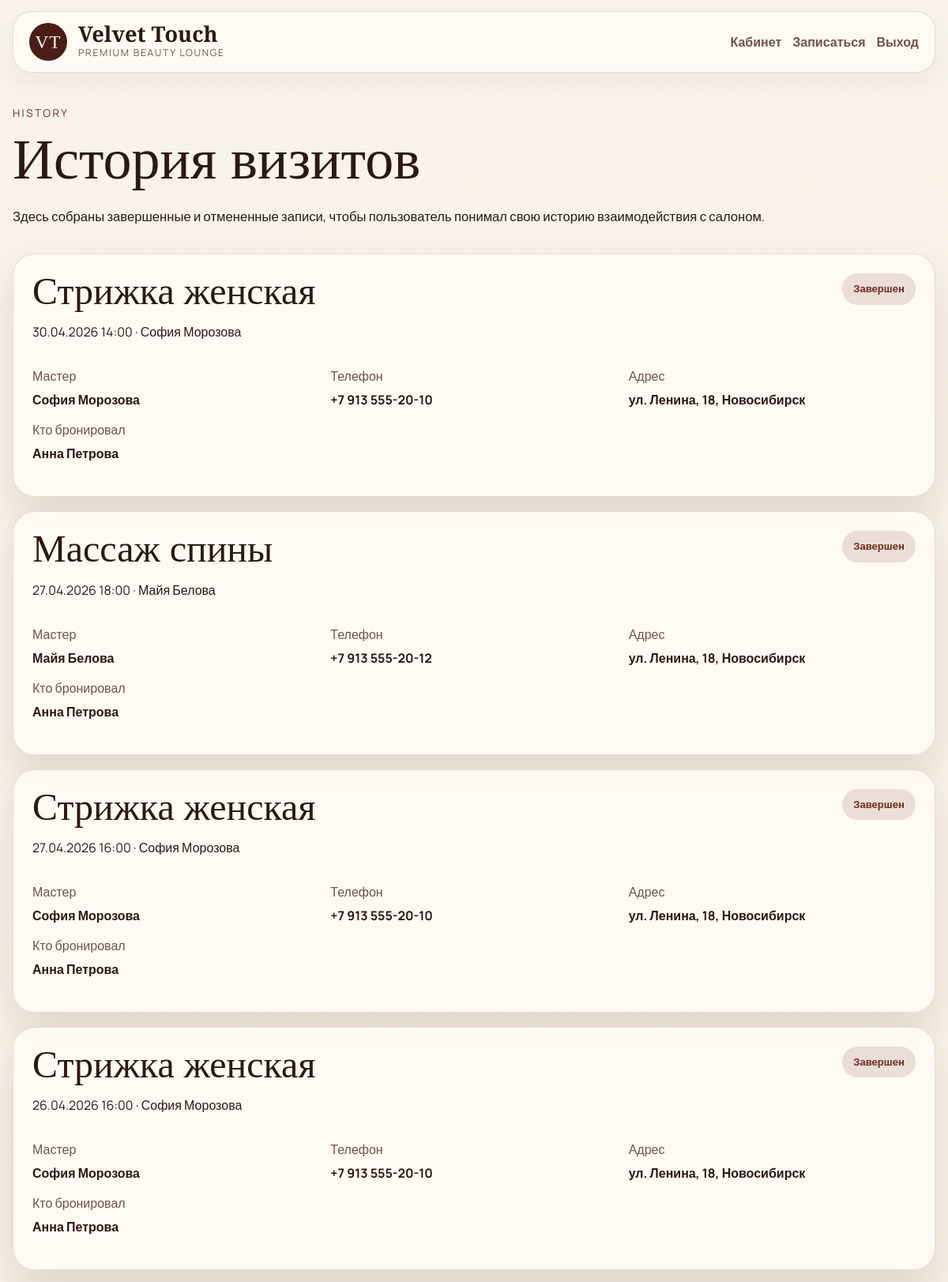
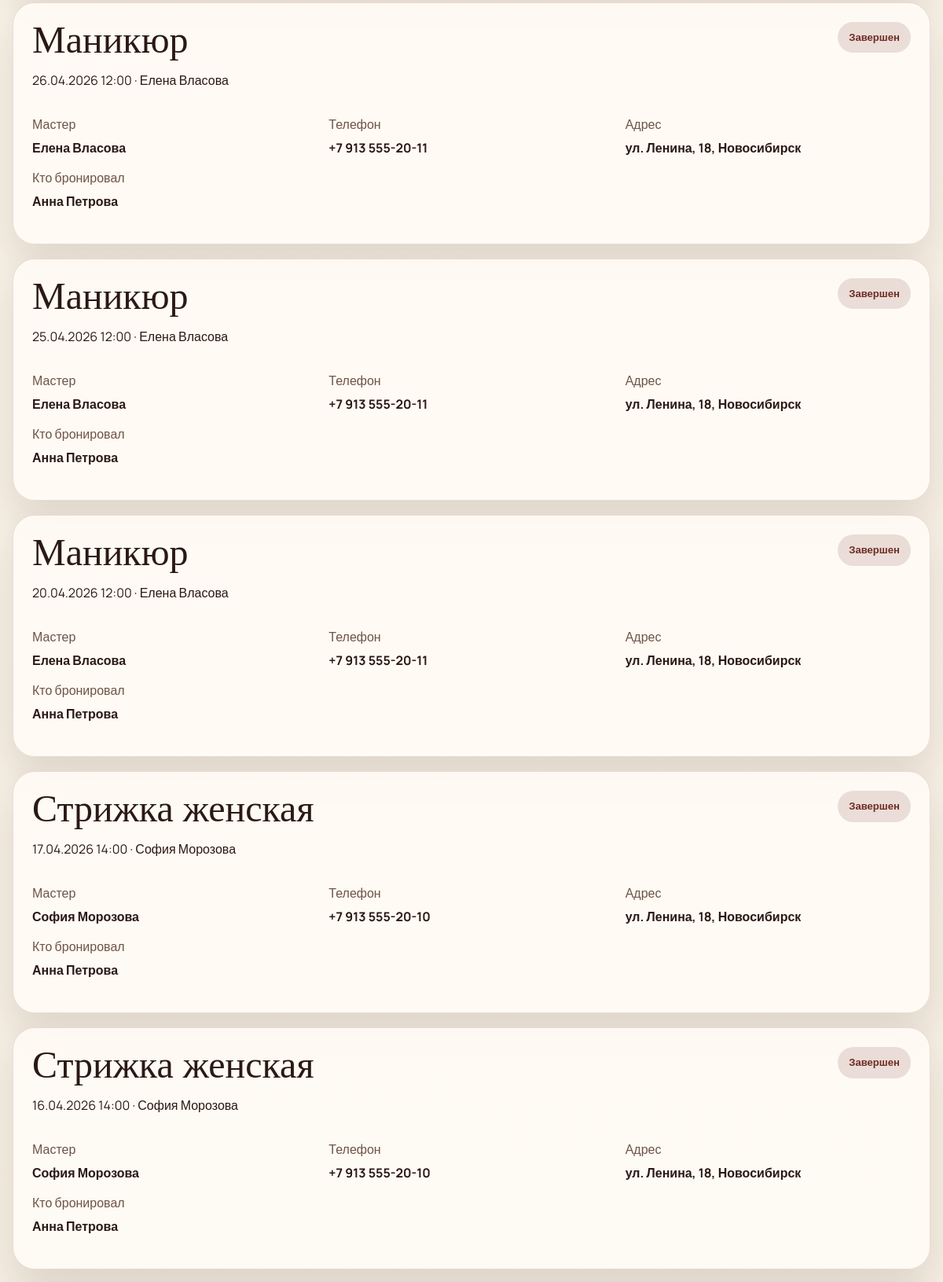
Screenshot of /history (signed in, upper part) with the database file from the repository (2 pictures, top to bottom).
### models.py (models this page shows)
class Appointment(db.Model):
    __tablename__ = "appointments"
    id = db.Column(db.Integer, primary_key=True)
    client_id = db.Column(db.Integer, db.ForeignKey("users.id"))
    service_id = db.Column(db.Integer, db.ForeignKey("services.id"))
    master_id = db.Column(db.Integer, db.ForeignKey("masters.id"))
    start_time = db.Column(db.DateTime, nullable=False)
    status = db.Column(db.String(20), default="active")
    booked_by_name = db.Column(db.String(120))
    booked_by_phone = db.Column(db.String(30))
    notes = db.Column(db.Text)
    service = db.relationship("Service")

class Service(db.Model):
    __tablename__ = "services"
    id = db.Column(db.Integer, primary_key=True)
    name = db.Column(db.String(100), nullable=False)
    duration = db.Column(db.Integer, nullable=False)
    price = db.Column(db.Float, nullable=False)
    description = db.Column(db.Text)

class Master(db.Model):
    __tablename__ = "masters"
    id = db.Column(db.Integer, primary_key=True)
    name = db.Column(db.String(100), nullable=False)
    specialty = db.Column(db.String(120), nullable=False)
    phone = db.Column(db.String(20), nullable=False)
    address = db.Column(db.String(180), nullable=False)
    bio = db.Column(db.Text)
    photo_filename = db.Column(db.String(120))
    slots = db.relationship("Slot", backref="master", lazy="dynamic")
    appointments = db.relationship("Appointment", backref="master", lazy="dynamic")

### app.py (the view)
@app.route("/history")
@login_required
def history():
    if current_user.is_admin:
        return redirect(url_for("admin_dashboard"))
    items = Appointment.query.filter(
        Appointment.client_id == current_user.id,
        Appointment.status.in_(["completed", "cancelled"]),
    ).order_by(Appointment.start_time.desc()).all()
    return render_template("history.html", appointments=items)

### app.py (called while the page is built)
@login_manager.user_loader
def load_user(user_id):
    return db.session.get(User, int(user_id))

@app.context_processor
def inject_global_context():
    return {
        "now": datetime.now(),
        "salon_name": SALON_NAME,
    }

### templates/history.html (shortened to what this page needs)
{% extends "base.html" %}
{% block content %}
<section class="simple-hero shell">
    <div>
        <span class="eyebrow">History</span>
        <h1>История визитов</h1>
        <p>Здесь собраны завершенные и отмененные записи, чтобы пользователь понимал свою историю взаимодействия с салоном.</p>
    </div>
</section>
<section class="shell detail-stack">
    {% if appointments %}
        {% for appt in appointments %}
            <article class="detail-card">
                <div class="detail-card-head">
                    <div>
                        <h2>{{ appt.service.name }}</h2>
                        <p>{{ appt.start_time.strftime('%d.%m.%Y %H:%M') }} · {{ appt.master.name }}</p>
                    </div>
                    <span class="status-pill {% if appt.status == 'completed' %}done{% else %}cancel{% endif %}">
                        {{ 'Завершен' if appt.status == 'completed' else 'Отменен' }}
                    </span>
                </div>
                <div class="detail-grid">
                    <div><span>Мастер</span><strong>{{ appt.master.name }}</strong></div>
                    <div><span>Телефон</span><strong>{{ appt.master.phone }}</strong></div>
                    <div><span>Адрес</span><strong>{{ appt.master.address }}</strong></div>
                    <div><span>Кто бронировал</span><strong>{{ appt.booked_by_name }}</strong></div>
                </div>
            </article>
        {% endfor %}
    {% else %}
        <article class="clean-card">
            <p class="muted-paragraph">История пока пуста.</p>
        </article>
    {% endif %}
</section>
{% endblock %}

### static/css/style.css (style rules this page uses)
:root { --cream: #f7f0e4; --cream-soft: #f1e7d8; --white: #fffdf8; --wine: #6f2c24; --wine-dark: #4a1d19; --wine-deep: #34120f; --green-accent: #314b43; --text: #2b1914; --muted: #6e5448; --line: rgba(87, 45, 36, 0.14); --shadow: 0 24px 50px rgba(61, 22, 16, 0.12); }
* { box-sizing: border-box; }
html { scroll-behavior: smooth; }
body { margin: 0; background: linear-gradient(180deg, #f9f3e9, #f4ecdf); color: var(--text); font-family: "Manrope", sans-serif; }
.shell, .section-shell { width: min(1360px, calc(100% - 32px)); margin: 0 auto; }
.brand-link strong, .editorial-hero h1, .editorial-cream-band h2, .story-copy h2, .section-heading-block h2, .simple-hero h1, .auth-info h1, .auth-card h2, .offer-card h2, .final-check-card h2, .funnel-card h2, .confirm-card h2, .landing-service-row strong, .master-card-copy h3, .detail-card h2, .testimonial-card p { font-family: "Cormorant Garamond", serif; }
.eyebrow { display: inline-block; margin-bottom: 16px; color: rgba(255, 244, 236, 0.82); font-size: 0.84rem; letter-spacing: 0.18em; text-transform: uppercase; }
.editorial-hero h1, .simple-hero h1, .auth-info h1, .booking-funnel-hero h1 { font-size: clamp(3rem, 6vw, 5.8rem); line-height: 0.92; margin: 0 0 24px; }
.editorial-hero-copy p, .editorial-cream-band p, .story-copy p, .simple-hero p, .muted-paragraph, .detail-note, .auth-info p, .auth-footer, .auth-card p, .offer-card p, .master-card-copy p, .booking-funnel-hero p, .muted-dark { font-size: 1.04rem; line-height: 1.8; }
.editorial-cream-band h2, .story-copy h2, .section-heading-block h2, .funnel-card h2, .confirm-card h2, .final-check-card h2, .detail-card h2, .auth-card h2, .offer-card h2 { font-size: clamp(2.3rem, 4vw, 4rem); line-height: 0.96; margin: 0 0 16px; }
.editorial-cream-band h2, .section-heading-block .eyebrow, .simple-hero .eyebrow, .booking-funnel-hero .eyebrow, .muted-dark { color: var(--wine); }
.master-card, .clean-card, .detail-card, .offer-card, .auth-card, .funnel-card, .confirm-card, .final-check-card { border-radius: 28px; border: 1px solid var(--line); background: rgba(255, 251, 246, 0.9); box-shadow: var(--shadow); }
.simple-hero, .booking-funnel-hero { padding: 24px 0 16px; }
.simple-hero, .booking-funnel-hero .section-shell { display: flex; justify-content: space-between; align-items: flex-end; gap: 20px; }
.clean-grid, .admin-grid, .detail-stack { display: grid; gap: 18px; }
.clean-card, .detail-card, .offer-card, .auth-card, .funnel-card, .confirm-card, .final-check-card { padding: 24px; }
.detail-card-head { display: flex; justify-content: space-between; gap: 16px; align-items: flex-start; margin-bottom: 16px; }
.detail-grid, .confirm-grid { display: grid; grid-template-columns: repeat(3, minmax(0, 1fr)); gap: 14px; margin-bottom: 18px; }
.detail-grid span, .confirm-grid span, .summary-row span { display: block; color: var(--muted); margin-bottom: 6px; }
.detail-grid strong, .confirm-grid strong { font-size: 1rem; }
.status-pill { border-radius: 999px; padding: 10px 14px; font-size: 0.82rem; font-weight: 700; }
.status-pill.done { color: var(--wine); background: rgba(111, 44, 36, 0.14); }

### rows the page displays
Appointment: service.name "Стрижка женская", start_time "30.04.2026 14:00", master.name "София Морозова", status "Завершен", master.phone "+7 913 555-20-10", master.address "ул. Ленина, 18, Новосибирск", booked_by_name "Анна Петрова"
Appointment: service.name "Массаж спины", start_time "27.04.2026 18:00", master.name "Майя Белова", status "Завершен", master.phone "+7 913 555-20-12", master.address "ул. Ленина, 18, Новосибирск", booked_by_name "Анна Петрова"
Appointment: service.name "Стрижка женская", start_time "27.04.2026 16:00", master.name "София Морозова", status "Завершен", master.phone "+7 913 555-20-10", master.address "ул. Ленина, 18, Новосибирск", booked_by_name "Анна Петрова"
Appointment: service.name "Стрижка женская", start_time "26.04.2026 16:00", master.name "София Морозова", status "Завершен", master.phone "+7 913 555-20-10", master.address "ул. Ленина, 18, Новосибирск", booked_by_name "Анна Петрова"
Appointment: service.name "Маникюр", start_time "26.04.2026 12:00", master.name "Елена Власова", status "Завершен", master.phone "+7 913 555-20-11", master.address "ул. Ленина, 18, Новосибирск", booked_by_name "Анна Петрова"
Appointment: service.name "Маникюр", start_time "25.04.2026 12:00", master.name "Елена Власова", status "Завершен", master.phone "+7 913 555-20-11", master.address "ул. Ленина, 18, Новосибирск", booked_by_name "Анна Петрова"
Appointment: service.name "Маникюр", start_time "20.04.2026 12:00", master.name "Елена Власова", status "Завершен", master.phone "+7 913 555-20-11", master.address "ул. Ленина, 18, Новосибирск", booked_by_name "Анна Петрова"
Appointment: service.name "Стрижка женская", start_time "17.04.2026 14:00", master.name "София Морозова", status "Завершен", master.phone "+7 913 555-20-10", master.address "ул. Ленина, 18, Новосибирск", booked_by_name "Анна Петрова"
Appointment: service.name "Стрижка женская", start_time "16.04.2026 14:00", master.name "София Морозова", status "Завершен", master.phone "+7 913 555-20-10", master.address "ул. Ленина, 18, Новосибирск", booked_by_name "Анна Петрова"

### other values shown
{{ salon_name }} "Velvet Touch"
